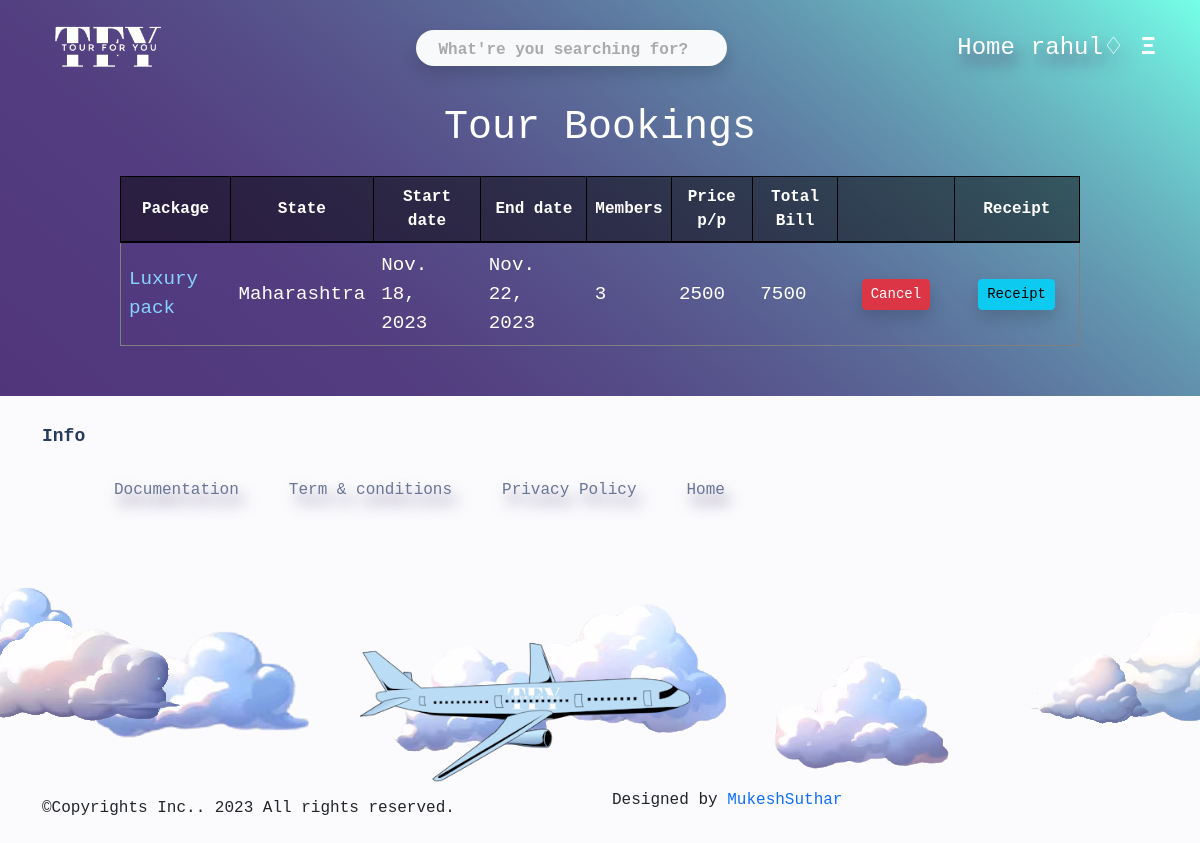
Page /Show-bookings/ (signed in) on the committed database.
### mainapp/models.py (models this page shows, shortened)
class User(AbstractUser):
    email = models.EmailField(unique=True)
    is_mainadmin = models.BooleanField(default=False)
    is_tourist= models.BooleanField(default=False)

class Tourbooking(models.Model):
    b_user = models.ForeignKey(User, on_delete=models.CASCADE)
    b_pack = models.ForeignKey(Packages, on_delete=models.CASCADE)
    contact = models.CharField(max_length=10)
    b_email = models.EmailField()
    b_members = models.SmallIntegerField()
    b_price = models.IntegerField()

class Packages(models.Model):
    tourplace= models.ForeignKey(TourPlaces, on_delete=models.CASCADE)
    pack_name = models.CharField(max_length=200, null=False, blank=False)
    pack_facility = models.CharField(max_length=1000, null=False, blank=False)
    pack_member = models.IntegerField()
    start_date = models.DateField(null=True)
    end_date = models.DateField(null=True)
    quality = models.ForeignKey(Quality, on_delete=models.SET_NULL,null=True)
    pack_price = models.IntegerField()

class TourPlaces(models.Model):
    state = models.ForeignKey(States, on_delete=models.SET_NULL,null=True)
    description = models.CharField(max_length=1000, null=False, blank=False)
    placeImage = models.ImageField(null=False, blank=False, upload_to='places/')
    tour_active = models.BooleanField(default=False)

class States(models.Model):
    s_name = models.CharField(max_length=50)
    def __str__(self):
        return self.s_name

### mainapp/views.py (the view)
# urls.py: path('Show-bookings/',login_required(views.UserBooking.as_view()),name='showbookings'),
class UserBooking(View):
    def get(self, request):
        bookings = Tourbooking.objects.filter(b_user=request.user)
        return render(request, 'showbooking.html', {'booked': bookings})

### templates/showbooking.html (shortened to what this page needs)
{% extends 'base.html' %}
{% load static %}
{% block content %}
<div class="text-center text-white pb-3">
    <h1>Tour Bookings</h1>
</div>
<div class="text-center">
    {% if booked %}
    <table border="1" class="text-white b-table">
        <tr>
            <th>Package</th>
            <th>State</th>
            <th>Start date</th>
            <th>End date</th>
            <th>Members</th>
            <th>Price p/p</th>
            <th>Total Bill</th>
            <th></th>
            <th>Receipt</th>
        </tr>
        {% for b in booked %}
        <tr class="">
            <td><a class="packlink" href="{% url 'packageview' b.b_pack.id %} ">{{ b.b_pack.pack_name }}</a></td>
            <td>{{ b.b_pack.tourplace.state }}</td>
            <td>{{ b.b_pack.start_date }}</td>
            <td>{{ b.b_pack.end_date }}</td>
            <td>{{ b.b_members }}</td>
            <td>{{ b.b_pack.pack_price }}</td>
            <td>{{ b.b_price }}</td>
            <td><a href="{% url 'cancelbooking' b.id %}" class="btn delete btn-sm shadow btn-danger m-3"
                    onclick="return del(this);">Cancel</a></td>
            <td><a href="{% url 'receipt' b.id %}" class=" btn delete btn-sm shadow btn-info m-3"
                        onclick="">Receipt</a></td>
        </tr>
        {% endfor %}
    </table>
</div>
{% else %}
<div class="text-center text-white">
    <h2 class="m-5">There are No Bookings yet</h2>
</div>
{% endif %}
{% endblock %}

### templates/navbar.html (shortened to what this page needs)
{% load static %}
<nav class="navbar navbar-expand-lg px-4 h4">
  <div class="container-fluid">
    <a class="navbar-brand" href="{% url 'home' %}">
      <img src="{% static 'img/brand.png' %}" alt="" srcset="" height="50px">
    </a>
    <form action="{% url 'search' %}" method="get" class="d-lg-flex mx-lg-auto my-2 my-lg-0">
      <input type="search" name="q" placeholder="What're you searching for?"
        class="navsearch bg-light rounded-pill p-1 shadow">
    </form>
    <div class="navcon text-center">
      <ul class="navbar-nav flex-lg-row justify-content-lg-end align-items-center">
        <li class="nav-item"><a class="nav-link" href="{% url 'home' %}">Home</a></li>
        {% if user.is_authenticated == True %}
          <li class="nav-item dropdown">
            <a class="nav-link " href="#" id="navbarDropdown" role="button" data-toggle="dropdown"
              aria-haspopup="true" aria-expanded="false">{{user.first_name}}&#9826;</a>
          </li>
        {% endif %}
        <li class="nav-item">
          <span style="font-size:26px;cursor:pointer;" onclick="openNav()" class="sidebtn rounded px-2">&#926;</span>
        </li>
      </ul>
    </div>
  </div>
</nav>

### static/css/main.css (style rules this page uses)
* { font-family: monospace, 'Courier New', Courier; }
body { width: 100%; height: 100%; margin: 0px; padding: 0px; overflow-x: hidden; background-image: linear-gradient(40deg, #502d77, 80%, rgb(117, 255, 232)); background-repeat: no-repeat; background-size: cover; background-attachment: fixed; }
.navcon a { color: #fff; font-weight: 500; text-shadow: #624d7a 5px 10px 15px; }
.navbar-brand img { height: 70px; }
* { -webkit-box-sizing: border-box; box-sizing: border-box; }
input, button { border: none; background: none; outline: 0; }
.navsearch::placeholder { color: #aaa; padding-left: 18px; font-weight: 600; font-size: 16px; }
.navsearch { caret-color: rgb(90, 61, 172); color: rgb(50, 31, 71); }
.sidebtn { color: white; display: block; font-weight: 700; }
.b-table { margin: 0 auto; width: 80%; margin-bottom: 50px; }
.b-table th, td { border: 1px solid black; padding: 8px; text-align: center; }
.b-table th { background-color: #0303037e; border-bottom: 2px solid black; }
.b-table .packlink { text-decoration: none; color: #86d3ff }
.pro-card th, td { font-size: larger; text-align: left; }

### rows in the picture
User: first_name "rahul"
Tourbooking: b_pack.pack_name "Luxury pack", b_pack.tourplace.state "Maharashtra", b_pack.start_date "Nov. 18, 2023", b_pack.end_date "Nov. 22, 2023", b_members "3", b_pack.pack_price "2500", b_price "7500"
